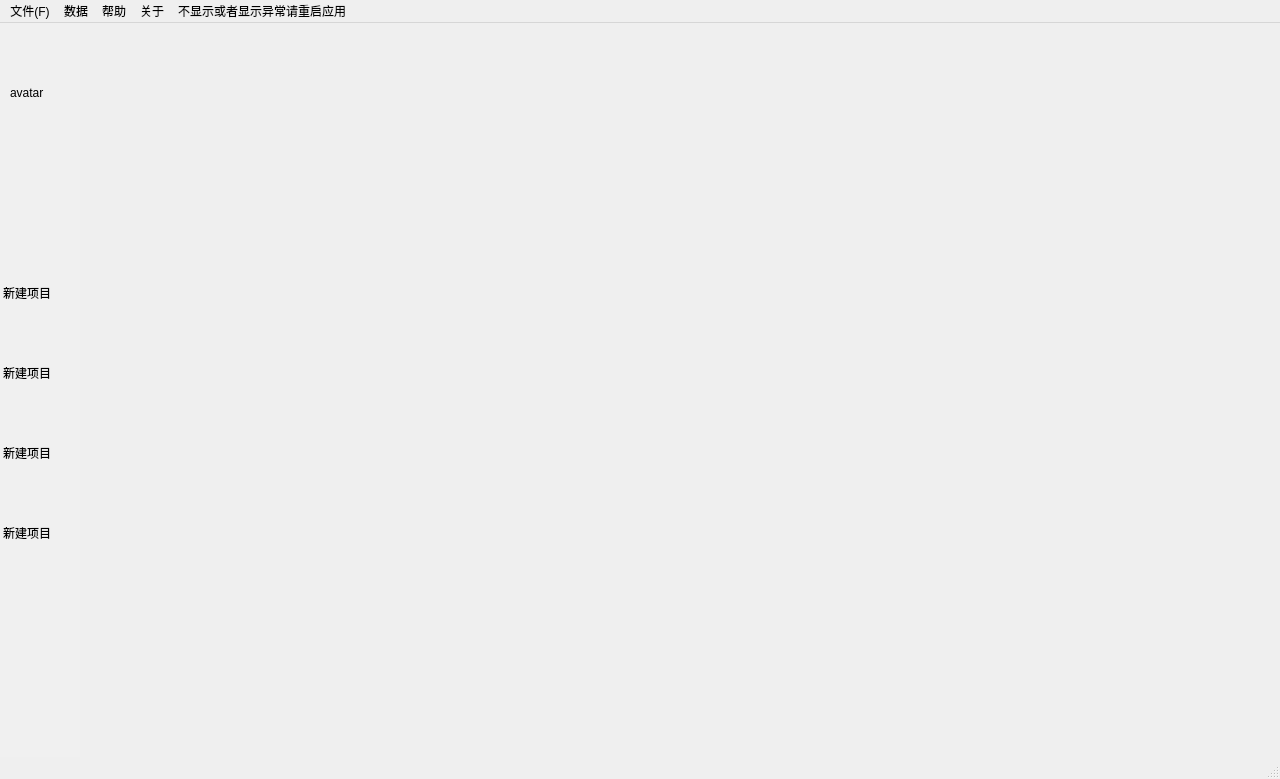
<?xml version="1.0" encoding="UTF-8"?>
<ui version="4.0">
    <class>MainWindow</class>
    <widget class="QMainWindow" name="MainWindow">
        <property name="geometry">
            <rect>
                <x>0</x>
                <y>0</y>
                <width>1280</width>
                <height>779</height>
            </rect>
        </property>
        <property name="windowTitle">
            <string>MainWindow</string>
        </property>
        <property name="styleSheet">
            <string notr="true">
                /*去掉item虚线边框*/
                QListWidget, QListView, QTreeWidget, QTreeView {
                outline: 0px;
                }
                /*设置左侧选项的最小最大宽度,文字颜色和背景颜色*/
                QListWidget {
                min-width: 120px;
                max-width: 120px;
                color: black;
                background: white;
                border:none;
                }
                QListWidget::item{
                height:80;
                }
                /*被选中时的背景颜色和左边框颜色*/
                QListWidget::item:selected {
                background: rgb(204, 204, 204);
                border-left: 4px solid rgb(9, 187, 7);
                }
                /*鼠标悬停颜色*/
                HistoryPanel::item:hover {
                background: rgb(52, 52, 52);
                }
            </string>
        </property>
        <widget class="QWidget" name="centralwidget">
            <layout class="QHBoxLayout" name="horizontalLayout">
                <property name="spacing">
                    <number>0</number>
                </property>
                <property name="leftMargin">
                    <number>0</number>
                </property>
                <property name="topMargin">
                    <number>0</number>
                </property>
                <property name="rightMargin">
                    <number>0</number>
                </property>
                <property name="bottomMargin">
                    <number>0</number>
                </property>
                <item>
                    <widget class="QFrame" name="frame_info">
                        <property name="minimumSize">
                            <size>
                                <width>80</width>
                                <height>500</height>
                            </size>
                        </property>
                        <property name="maximumSize">
                            <size>
                                <width>80</width>
                                <height>16777215</height>
                            </size>
                        </property>
                        <property name="styleSheet">
                            <string notr="true">background-color:rgb(240,240,240)</string>
                        </property>
                        <property name="frameShape">
                            <enum>QFrame::NoFrame</enum>
                        </property>
                        <property name="frameShadow">
                            <enum>QFrame::Plain</enum>
                        </property>
                        <widget class="QLabel" name="myavatar">
                            <property name="geometry">
                                <rect>
                                    <x>10</x>
                                    <y>40</y>
                                    <width>60</width>
                                    <height>60</height>
                                </rect>
                            </property>
                            <property name="text">
                                <string>avatar</string>
                            </property>
                        </widget>
                        <widget class="QListWidget" name="listWidget">
                            <property name="geometry">
                                <rect>
                                    <x>0</x>
                                    <y>230</y>
                                    <width>120</width>
                                    <height>331</height>
                                </rect>
                            </property>
                            <property name="minimumSize">
                                <size>
                                    <width>120</width>
                                    <height>0</height>
                                </size>
                            </property>
                            <property name="maximumSize">
                                <size>
                                    <width>120</width>
                                    <height>16777215</height>
                                </size>
                            </property>
                            <property name="verticalScrollBarPolicy">
                                <enum>Qt::ScrollBarAlwaysOff</enum>
                            </property>
                            <property name="horizontalScrollBarPolicy">
                                <enum>Qt::ScrollBarAlwaysOff</enum>
                            </property>
                            <property name="sizeAdjustPolicy">
                                <enum>QAbstractScrollArea::AdjustIgnored</enum>
                            </property>
                            <item>
                                <property name="text">
                                    <string>新建项目</string>
                                </property>
                            </item>
                            <item>
                                <property name="text">
                                    <string>新建项目</string>
                                </property>
                            </item>
                            <item>
                                <property name="text">
                                    <string>新建项目</string>
                                </property>
                            </item>
                            <item>
                                <property name="text">
                                    <string>新建项目</string>
                                </property>
                            </item>
                            <item>
                                <property name="text">
                                    <string>新建项目</string>
                                </property>
                            </item>
                        </widget>
                    </widget>
                </item>
                <item>
                    <widget class="QStackedWidget" name="stackedWidget">
                        <property name="font">
                            <font>
                                <family>微软雅黑</family>
                                <weight>50</weight>
                                <bold>false</bold>
                            </font>
                        </property>
                    </widget>
                </item>
            </layout>
        </widget>
        <widget class="QMenuBar" name="menubar">
            <property name="geometry">
                <rect>
                    <x>0</x>
                    <y>0</y>
                    <width>1280</width>
                    <height>23</height>
                </rect>
            </property>
            <widget class="QMenu" name="menu_F">
                <property name="title">
                    <string>文件(F)</string>
                </property>
                <addaction name="separator"/>
                <addaction name="separator"/>
                <addaction name="action_3"/>
                <addaction name="action_4"/>
            </widget>
            <widget class="QMenu" name="menu_data">
                <property name="font">
                    <font>
                        <family>微软雅黑</family>
                    </font>
                </property>
                <property name="title">
                    <string>数据</string>
                </property>
                <widget class="QMenu" name="menu_output">
                    <property name="title">
                        <string>导出聊天记录(全部)</string>
                    </property>
                    <addaction name="action_output_CSV"/>
                </widget>
                <addaction name="menu_output"/>
            </widget>
            <widget class="QMenu" name="menu_2">
                <property name="title">
                    <string>帮助</string>
                </property>
                <addaction name="action_help_decrypt"/>
                <addaction name="action_help_chat"/>
                <addaction name="action_help_contact"/>
            </widget>
            <widget class="QMenu" name="menu_about">
                <property name="title">
                    <string>关于</string>
                </property>
                <addaction name="action_desc"/>
            </widget>
            <widget class="QMenu" name="menu_3">
                <property name="title">
                    <string>不显示或者显示异常请重启应用</string>
                </property>
            </widget>
            <addaction name="menu_F"/>
            <addaction name="menu_data"/>
            <addaction name="menu_2"/>
            <addaction name="menu_about"/>
            <addaction name="menu_3"/>
        </widget>
        <widget class="QStatusBar" name="statusbar"/>
        <action name="action_3">
            <property name="text">
                <string>保存</string>
            </property>
        </action>
        <action name="action_4">
            <property name="text">
                <string>退出</string>
            </property>
        </action>
        <action name="action_help_decrypt">
            <property name="text">
                <string>解密教程</string>
            </property>
            <property name="font">
                <font>
                    <family>Microsoft YaHei UI</family>
                </font>
            </property>
        </action>
        <action name="action_desc">
            <property name="text">
                <string>说明</string>
            </property>
        </action>
        <action name="action_help_chat">
            <property name="text">
                <string>聊天相关</string>
            </property>
        </action>
        <action name="action_help_contact">
            <property name="text">
                <string>好友相关</string>
            </property>
        </action>
        <action name="action_output_CSV">
            <property name="text">
                <string>CSV</string>
            </property>
        </action>
    </widget>
    <resources/>
    <connections/>
</ui>
